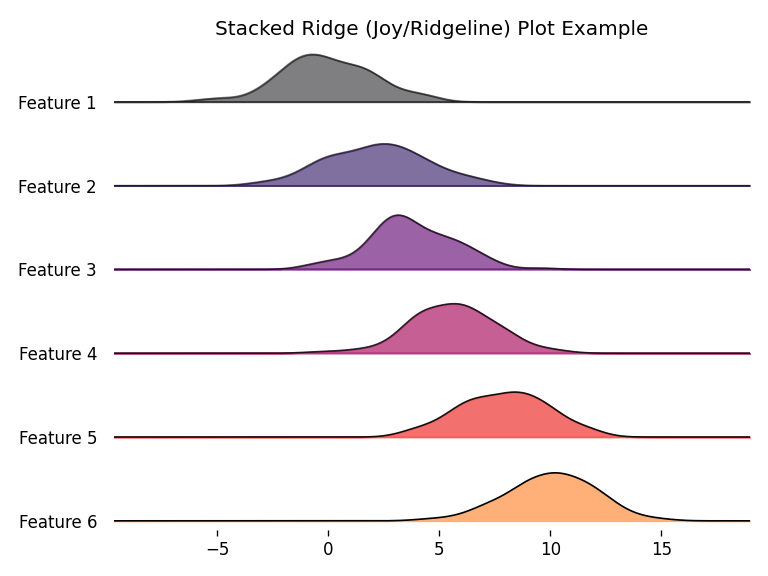

This figure's Python source:
# 示例_4.py
# 生成堆叠山峦图（ridgeline plot），依赖: matplotlib、pandas、numpy、joypy
# 运行环境: 本地python_env

import seaborn as sns
import matplotlib.pyplot as plt
import numpy as np
import pandas as pd
import os
import warnings
warnings.filterwarnings('ignore')
import joypy

np.random.seed(1978)
n = 6
# 构造示例数据
# 每个Feature为一组分布
# 可根据需要调整n和分布参数

data = pd.DataFrame()
for i in range(n):
    data[f'Feature {i+1}'] = np.random.normal(loc=i*2, scale=2, size=100)

plt.figure(figsize=(8, 5))
joypy.joyplot(data, colormap=plt.cm.magma, fade=True, linewidth=1, legend=False)
plt.title('Stacked Ridge (Joy/Ridgeline) Plot Example')
plt.tight_layout()
out_path = os.path.join(os.path.dirname(__file__), '示例_4.png')
plt.savefig(out_path, dpi=120)
print('PNG saved:', out_path) 